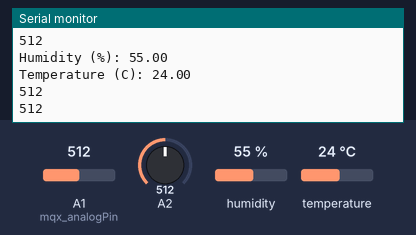
Recording of a sketch running on a simulated Arduino Uno, built with avr-gcc and run on an emulated ATmega328P. Parts: the last lines printed to the serial monitor. The test bench sets the inputs (shaded band); at power-on: humidity 55 %, A1 (mqx_analogPin) = 512, A2 = 512, temperature 24 °C.

Above: at 5.8 s.
5.9 s: humidity set to 22 %
11.9 s: A1 (mqx_analogPin) set to 716
At 15.7 s:
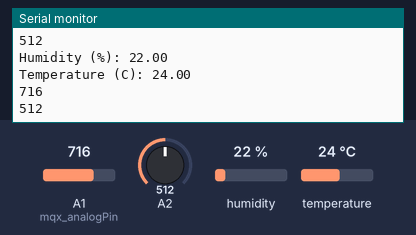
17.9 s: A2 set to 306
At 21.7 s:
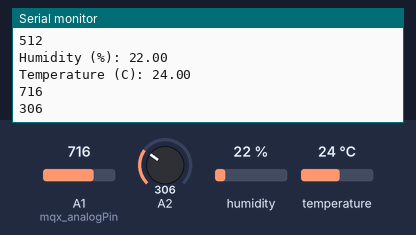
23.9 s: temperature set to 12 °C
At 26.3 s:
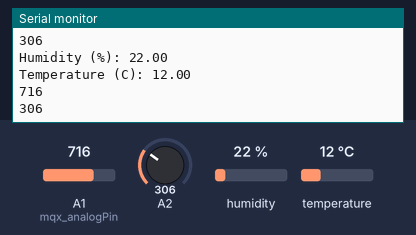
29.9 s: A1 (mqx_analogPin) set to 992
At 31.1 s:
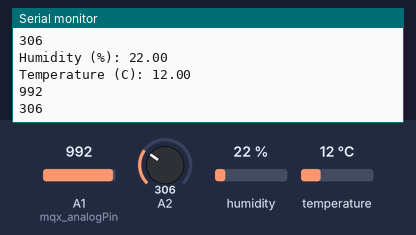
35.9 s: A2 set to 30
At 41.7 s:
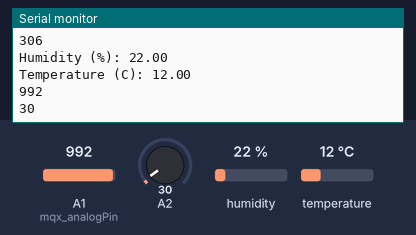
Timing chart, 0 to 42.9 s (numbered marks = the images above; inputs shaded):
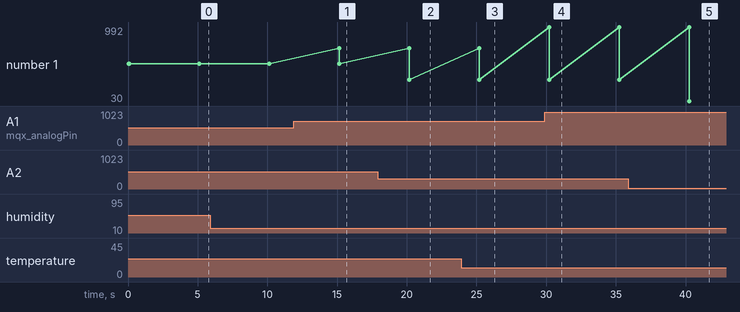

The sketch:

dhtmq7.ino
```cpp
#include <dht11.h>
#include <MQ7.h>
#define DHT11PIN A0
dht11 DHT11;
int mqx_analogPin = A1; // connected to the output pin of MQ-X

void setup() {
  Serial.begin(9600);
}

void loop() {
  //dht
Serial.println();
  int chk = DHT11.read(DHT11PIN);
  Serial.print("Humidity (%): ");
  Serial.println((float)DHT11.humidity, 2);
  Serial.print("Temperature (C): ");
  Serial.println((float)DHT11.temperature, 2);
  //mq7
  int mqx_value = analogRead(mqx_analogPin);
  Serial.println(mqx_value);
  //ldr
  unsigned int AnalogValue;
  AnalogValue = analogRead(A2);
  Serial.println(AnalogValue);

  delay(5000);
}
```

Measured:
- after the input at 11.9 s, the serial monitor: prints a new line after 3.2 s (image 1)
- after the input at 17.9 s, the serial monitor: prints a new line after 2.3 s (image 2)
- after the input at 23.9 s, the serial monitor: prints a new line after 1.3 s (image 3)
- after the input at 29.9 s, the serial monitor: prints a new line after 0.32 s (image 4)
- after the input at 35.9 s, the serial monitor: prints a new line after 4.4 s (image 5)
- plotted number 1: 512 → 306 after the input at 17.9 s, 306 → 30 after the input at 35.9 s
